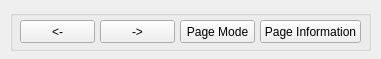
<?xml version="1.0" encoding="UTF-8"?>
<ui version="4.0">
 <class>Form</class>
 <widget class="QWidget" name="Form">
  <property name="geometry">
   <rect>
    <x>0</x>
    <y>0</y>
    <width>381</width>
    <height>59</height>
   </rect>
  </property>
  <property name="windowTitle">
   <string>Form</string>
  </property>
  <widget class="QGroupBox" name="groupBox">
   <property name="geometry">
    <rect>
     <x>10</x>
     <y>10</y>
     <width>361</width>
     <height>41</height>
    </rect>
   </property>
   <property name="title">
    <string/>
   </property>
   <widget class="QPushButton" name="rightArrowButton">
    <property name="geometry">
     <rect>
      <x>90</x>
      <y>10</y>
      <width>75</width>
      <height>23</height>
     </rect>
    </property>
    <property name="text">
     <string>-&gt;</string>
    </property>
   </widget>
   <widget class="QPushButton" name="leftArrowButton">
    <property name="geometry">
     <rect>
      <x>10</x>
      <y>10</y>
      <width>75</width>
      <height>23</height>
     </rect>
    </property>
    <property name="text">
     <string>&lt;-</string>
    </property>
   </widget>
   <widget class="QPushButton" name="modeButton">
    <property name="geometry">
     <rect>
      <x>170</x>
      <y>10</y>
      <width>75</width>
      <height>23</height>
     </rect>
    </property>
    <property name="text">
     <string>Page Mode</string>
    </property>
   </widget>
   <widget class="QPushButton" name="informationButton">
    <property name="geometry">
     <rect>
      <x>250</x>
      <y>10</y>
      <width>101</width>
      <height>23</height>
     </rect>
    </property>
    <property name="text">
     <string>Page Information</string>
    </property>
   </widget>
  </widget>
 </widget>
 <resources/>
 <connections/>
</ui>
